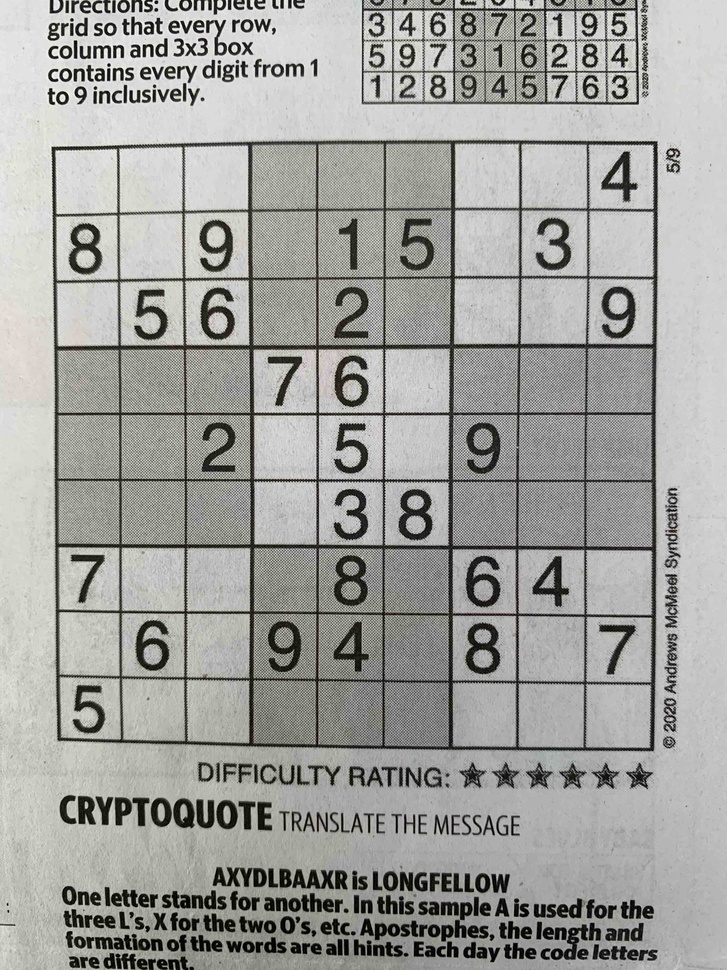
#> input picture Images/IMG_1428-low.jpg, 727 x 970 px, shrunk from 3024 x 4032 before the run
$ python -i find_lines.py   (imports and definitions only)
#> lines starting #> are read from the running program, lines starting #| are printed output that depends on the picture; after the words box and inside, x2 and y2 are one past the last pixel; in counts of white or black regions, pixels touching at a corner belong together
from PIL import Image, ImageDraw
import numpy
from numpy import asarray
import cv2
import print_image
from matplotlib import pyplot

# Colors less than this are made black (0), greater are made white (255)
hue_threshold = 128
black = 0
white = 255

# Percentage of pixels in a line that are black. If greater than this
# then we've found a line
# between .5 and .75
line_threshold = 0.7


# [16 lines left out: function reduce_line_noise, not called in this run]


def find_lines_cv2(image_name):
    # https://opencv-python-tutroals.readthedocs.io/en/latest/py_tutorials/py_imgproc/py_thresholding/py_thresholding.html
    # https://opencv-python-tutroals.readthedocs.io/en/latest/py_tutorials/py_imgproc/py_houghlines/py_houghlines.html

#> called with image_name = 'Images/IMG_1428-low.jpg'
    image = cv2.imread(image_name, cv2.IMREAD_GRAYSCALE)
#> image: shape (970, 727); min 0, max 255, mean 160.9
    pyplot.imshow(image)
    (thresh, blackAndWhiteImage) = cv2.threshold(image, 127, 255, cv2.THRESH_BINARY)
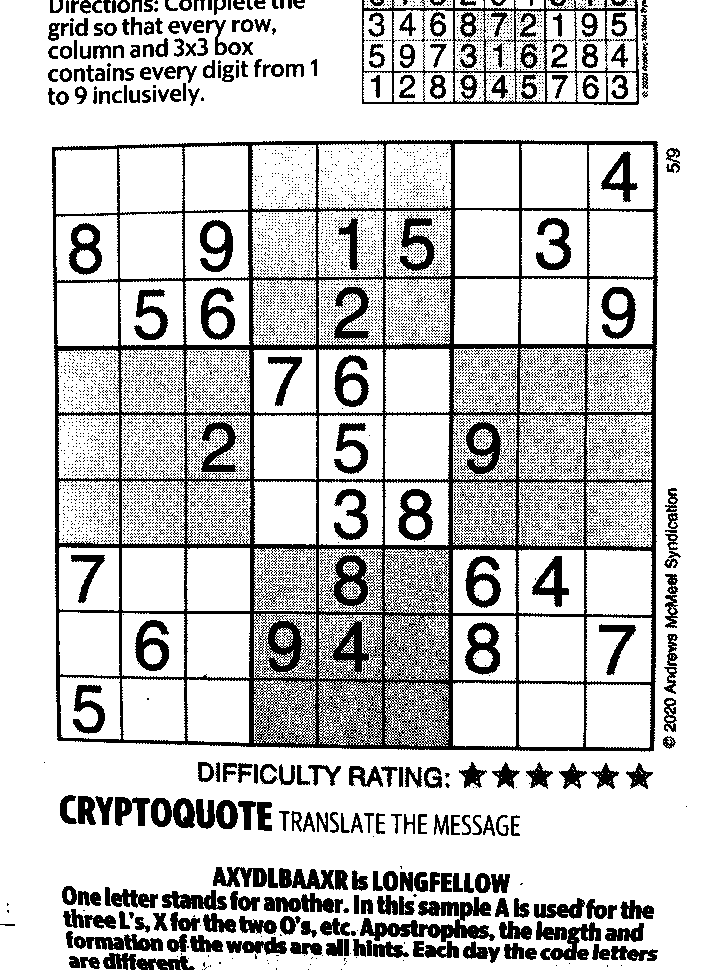
#> blackAndWhiteImage: shape (970, 727); 79.2% white; 6733 black regions (6354 under 20 px), largest, box (x1, y1, x2, y2) and area: (52, 140, 658, 752) 56563, (362, 0, 639, 105) 4068, (360, 897, 495, 942) 1952
    pyplot.imshow(blackAndWhiteImage)
    # edges = cv2.Canny(blackAndWhiteImage, 50, 150, apertureSize=3)
    # print_image.print_image_edges(edges)
    blackAndWhiteImage2 = cv2.adaptiveThreshold(image, 255, cv2.ADAPTIVE_THRESH_MEAN_C, cv2.THRESH_BINARY, 11, 2)
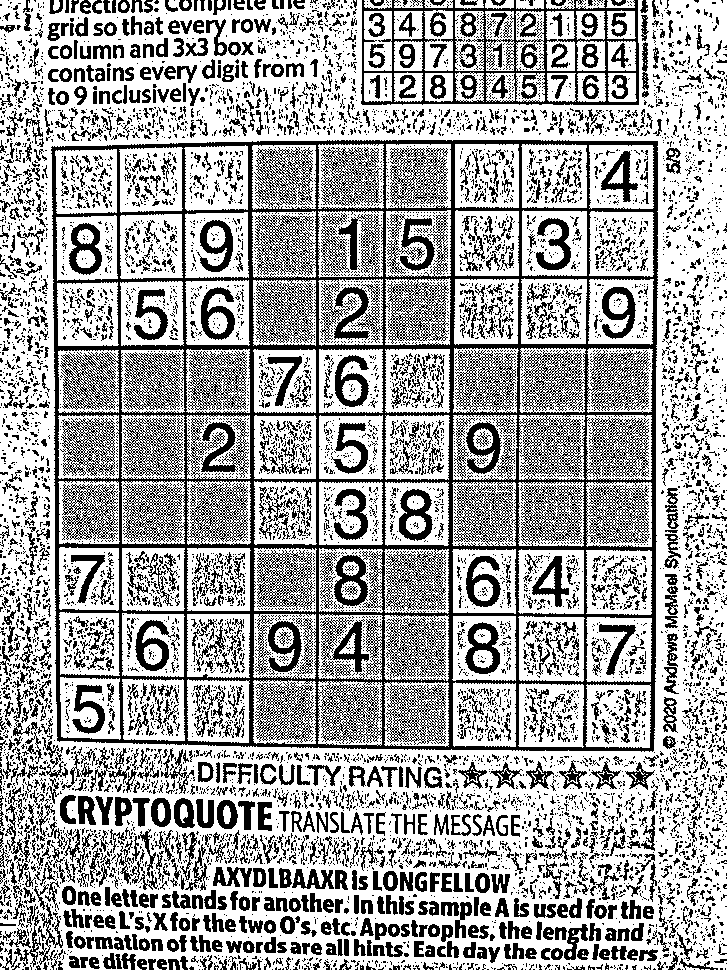
#> blackAndWhiteImage2: shape (970, 727); 65.5% white; 9194 black regions (7754 under 20 px), largest, box (x1, y1, x2, y2) and area: (51, 140, 658, 752) 85942, (361, 0, 639, 105) 5971, (188, 351, 247, 410) 1535
    pyplot.imshow(blackAndWhiteImage2)
    blackAndWhiteImage3 = cv2.adaptiveThreshold(image, 255, cv2.ADAPTIVE_THRESH_GAUSSIAN_C, cv2.THRESH_BINARY, 11, 2)
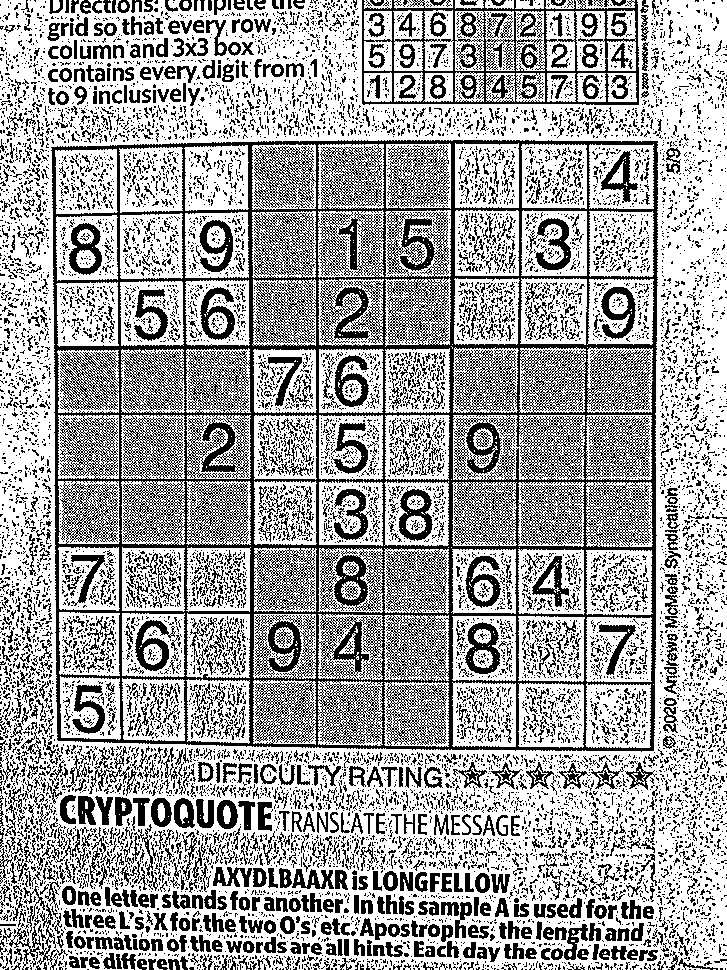
#> blackAndWhiteImage3: shape (970, 727); 65% white; black in thin lines or dots
    pyplot.imshow(blackAndWhiteImage3)

#> (the run stopped early here; a loop or call above may not have finished)

$ run again, on Images/IMG_1631-low.jpg
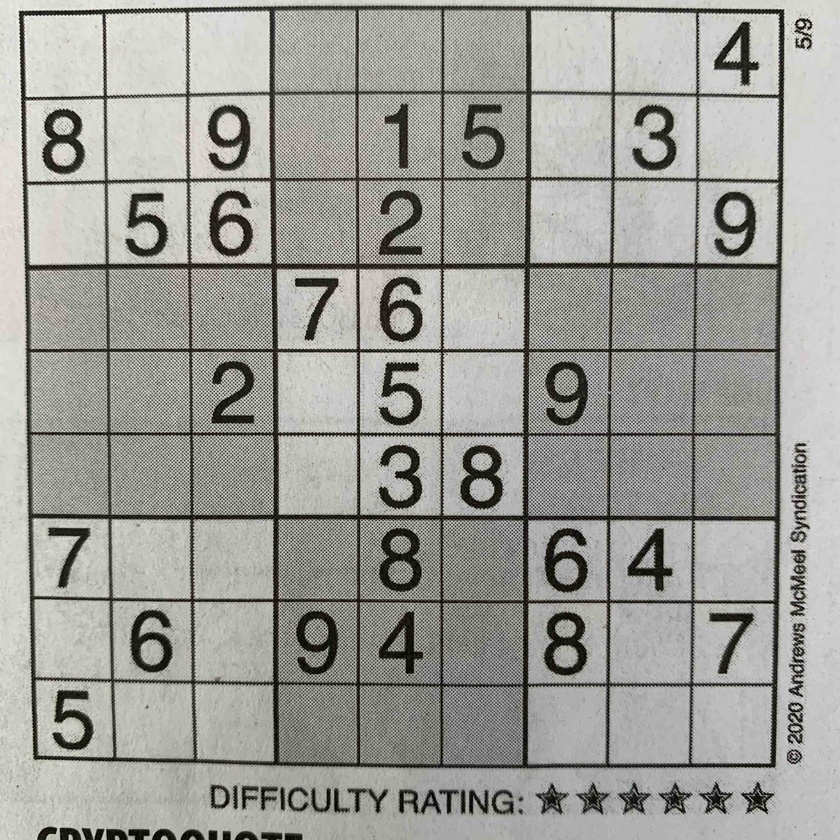
#> input picture Images/IMG_1631-low.jpg, 840 x 840 px, shrunk from 3024 x 3024 before the run
#> in find_lines_cv2, `(thresh, blackAndWhiteImage) = cv2.threshold(image, 127, 255, cv2.THRE..`:
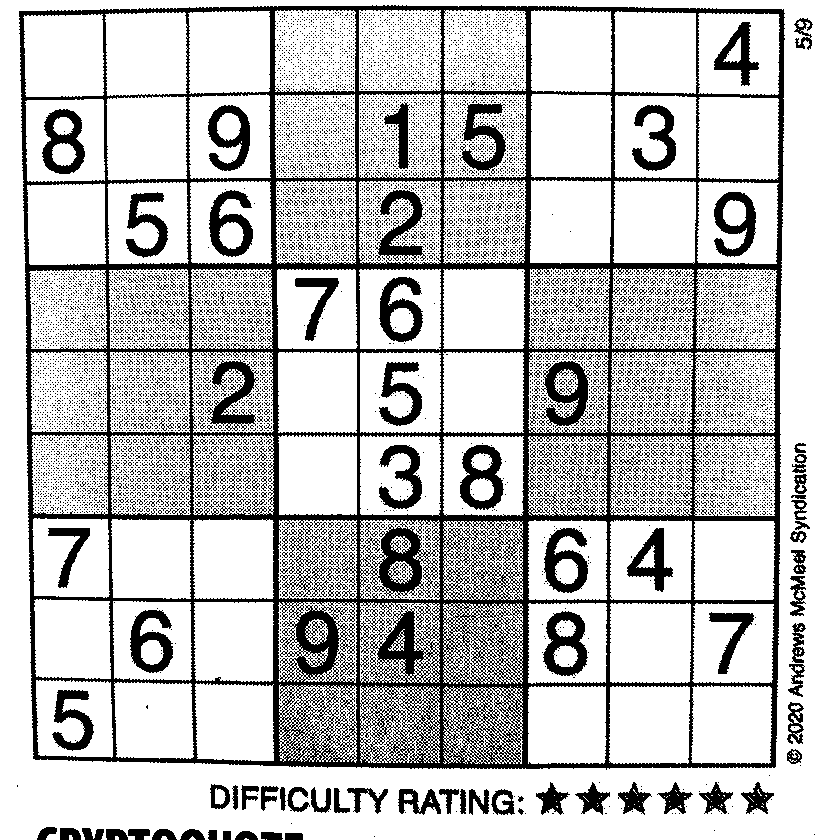
#> blackAndWhiteImage: shape (840, 840); 76.4% white; 14400 black regions (14181 under 20 px), largest, box (x1, y1, x2, y2) and area: (19, 5, 785, 770) 89499, (537, 361, 593, 428) 1742, (205, 359, 259, 431) 1597
#> blackAndWhiteImage2: shape (840, 840); 64.2% white; 10163 black regions (9083 under 20 px), largest, box (x1, y1, x2, y2) and area: (19, 5, 785, 770) 124800, (277, 96, 354, 175) 2366, (447, 98, 524, 175) 2356
#> in find_lines_cv2, `blackAndWhiteImage3 = cv2.adaptiveThreshold(image, 255, cv2.ADAPTIVE_T..`:
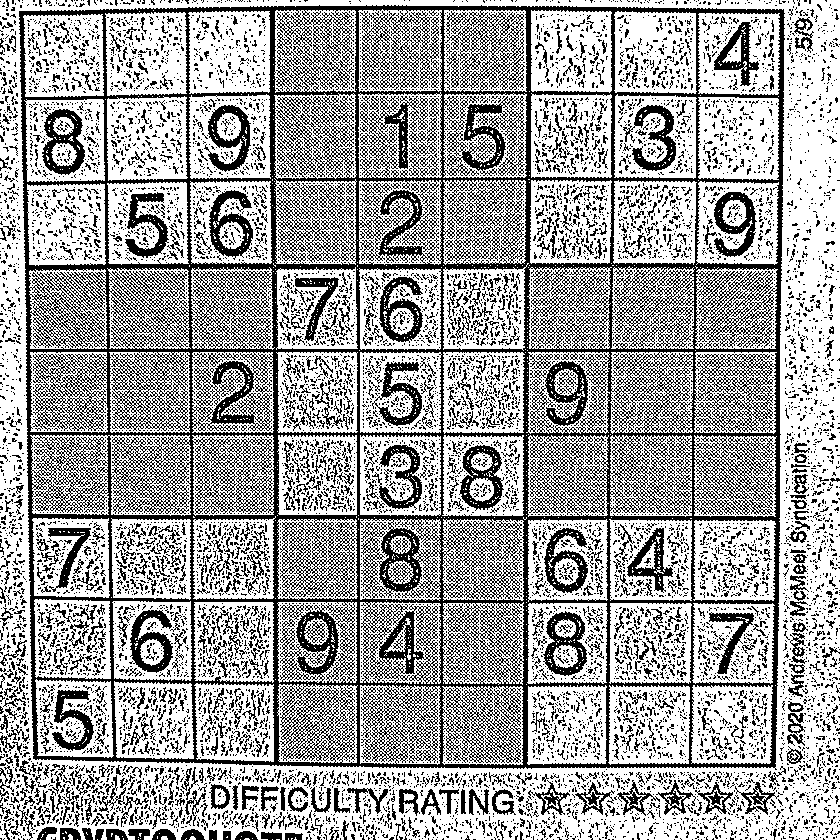
#> blackAndWhiteImage3: shape (840, 840); 64% white; black in thin lines or dots
